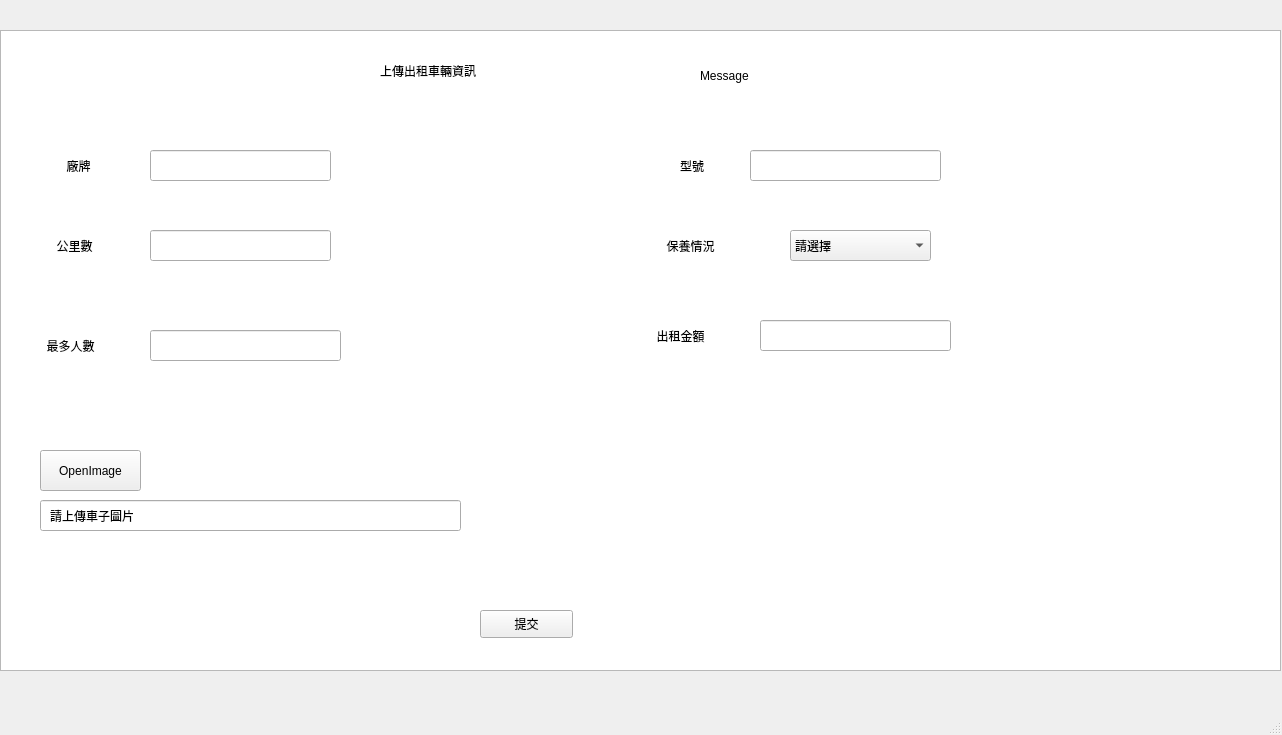
<?xml version="1.0" encoding="UTF-8"?>
<ui version="4.0">
 <class>Test1</class>
 <widget class="QMainWindow" name="Test1">
  <property name="geometry">
   <rect>
    <x>0</x>
    <y>0</y>
    <width>1282</width>
    <height>735</height>
   </rect>
  </property>
  <property name="windowTitle">
   <string>MainWindow</string>
  </property>
  <widget class="QWidget" name="centralwidget">
   <widget class="QLabel" name="Background">
    <property name="geometry">
     <rect>
      <x>-20</x>
      <y>0</y>
      <width>1301</width>
      <height>691</height>
     </rect>
    </property>
    <property name="styleSheet">
     <string notr="true">background-image: url(:/pic/image/background.jpeg);</string>
    </property>
    <property name="text">
     <string/>
    </property>
   </widget>
   <widget class="QLineEdit" name="BrandLine">
    <property name="geometry">
     <rect>
      <x>150</x>
      <y>150</y>
      <width>181</width>
      <height>31</height>
     </rect>
    </property>
   </widget>
   <widget class="QTableWidget" name="tableWidget">
    <property name="geometry">
     <rect>
      <x>0</x>
      <y>30</y>
      <width>1281</width>
      <height>641</height>
     </rect>
    </property>
   </widget>
   <widget class="QLineEdit" name="KmLine">
    <property name="geometry">
     <rect>
      <x>150</x>
      <y>230</y>
      <width>181</width>
      <height>31</height>
     </rect>
    </property>
   </widget>
   <widget class="QPushButton" name="SubmitButton">
    <property name="geometry">
     <rect>
      <x>480</x>
      <y>610</y>
      <width>93</width>
      <height>28</height>
     </rect>
    </property>
    <property name="text">
     <string>提交</string>
    </property>
   </widget>
   <widget class="QLabel" name="message">
    <property name="geometry">
     <rect>
      <x>700</x>
      <y>50</y>
      <width>161</width>
      <height>51</height>
     </rect>
    </property>
    <property name="styleSheet">
     <string notr="true">font: 14pt &quot;Arial&quot;;</string>
    </property>
    <property name="text">
     <string>Message</string>
    </property>
   </widget>
   <widget class="QPushButton" name="submitPicture">
    <property name="geometry">
     <rect>
      <x>40</x>
      <y>450</y>
      <width>101</width>
      <height>41</height>
     </rect>
    </property>
    <property name="text">
     <string>OpenImage</string>
    </property>
   </widget>
   <widget class="QLabel" name="pictureLabel">
    <property name="geometry">
     <rect>
      <x>50</x>
      <y>500</y>
      <width>421</width>
      <height>31</height>
     </rect>
    </property>
    <property name="text">
     <string>請上傳車子圖片</string>
    </property>
   </widget>
   <widget class="QLineEdit" name="lineEdit">
    <property name="geometry">
     <rect>
      <x>40</x>
      <y>500</y>
      <width>421</width>
      <height>31</height>
     </rect>
    </property>
   </widget>
   <widget class="QLineEdit" name="ModelLine">
    <property name="geometry">
     <rect>
      <x>750</x>
      <y>150</y>
      <width>191</width>
      <height>31</height>
     </rect>
    </property>
   </widget>
   <widget class="QLineEdit" name="MaxSeatLine">
    <property name="geometry">
     <rect>
      <x>150</x>
      <y>330</y>
      <width>191</width>
      <height>31</height>
     </rect>
    </property>
   </widget>
   <widget class="QLineEdit" name="RentalPriceLine">
    <property name="geometry">
     <rect>
      <x>760</x>
      <y>320</y>
      <width>191</width>
      <height>31</height>
     </rect>
    </property>
   </widget>
   <widget class="QComboBox" name="comboBox">
    <property name="geometry">
     <rect>
      <x>790</x>
      <y>230</y>
      <width>141</width>
      <height>31</height>
     </rect>
    </property>
    <item>
     <property name="text">
      <string>請選擇</string>
     </property>
    </item>
    <item>
     <property name="text">
      <string>良好</string>
     </property>
    </item>
    <item>
     <property name="text">
      <string>尚可</string>
     </property>
    </item>
    <item>
     <property name="text">
      <string>糟糕</string>
     </property>
    </item>
   </widget>
   <widget class="QLabel" name="label">
    <property name="geometry">
     <rect>
      <x>50</x>
      <y>150</y>
      <width>91</width>
      <height>31</height>
     </rect>
    </property>
    <property name="styleSheet">
     <string notr="true">font: 11pt &quot;Arial&quot;;</string>
    </property>
    <property name="text">
     <string>     廠牌</string>
    </property>
   </widget>
   <widget class="QLabel" name="label_2">
    <property name="geometry">
     <rect>
      <x>40</x>
      <y>230</y>
      <width>91</width>
      <height>31</height>
     </rect>
    </property>
    <property name="styleSheet">
     <string notr="true">font: 11pt &quot;Arial&quot;;</string>
    </property>
    <property name="text">
     <string>     公里數</string>
    </property>
   </widget>
   <widget class="QLabel" name="label_3">
    <property name="geometry">
     <rect>
      <x>30</x>
      <y>330</y>
      <width>111</width>
      <height>31</height>
     </rect>
    </property>
    <property name="styleSheet">
     <string notr="true">font: 11pt &quot;Arial&quot;;</string>
    </property>
    <property name="text">
     <string>     最多人數</string>
    </property>
   </widget>
   <widget class="QLabel" name="label_4">
    <property name="geometry">
     <rect>
      <x>680</x>
      <y>150</y>
      <width>51</width>
      <height>31</height>
     </rect>
    </property>
    <property name="styleSheet">
     <string notr="true">font: 11pt &quot;Arial&quot;;</string>
    </property>
    <property name="text">
     <string>型號</string>
    </property>
   </widget>
   <widget class="QLabel" name="label_5">
    <property name="geometry">
     <rect>
      <x>650</x>
      <y>230</y>
      <width>111</width>
      <height>31</height>
     </rect>
    </property>
    <property name="styleSheet">
     <string notr="true">font: 11pt &quot;Arial&quot;;</string>
    </property>
    <property name="text">
     <string>     保養情況</string>
    </property>
   </widget>
   <widget class="QLabel" name="label_6">
    <property name="geometry">
     <rect>
      <x>640</x>
      <y>320</y>
      <width>111</width>
      <height>31</height>
     </rect>
    </property>
    <property name="styleSheet">
     <string notr="true">font: 11pt &quot;Arial&quot;;</string>
    </property>
    <property name="text">
     <string>     出租金額</string>
    </property>
   </widget>
   <widget class="QLabel" name="label_7">
    <property name="geometry">
     <rect>
      <x>380</x>
      <y>20</y>
      <width>271</width>
      <height>101</height>
     </rect>
    </property>
    <property name="styleSheet">
     <string notr="true">font: 20pt &quot;Arial&quot;;</string>
    </property>
    <property name="text">
     <string>上傳出租車輛資訊</string>
    </property>
   </widget>
   <widget class="QLabel" name="KmError">
    <property name="geometry">
     <rect>
      <x>350</x>
      <y>230</y>
      <width>141</width>
      <height>31</height>
     </rect>
    </property>
    <property name="text">
     <string/>
    </property>
   </widget>
   <widget class="QLabel" name="MaxSeatsError">
    <property name="geometry">
     <rect>
      <x>360</x>
      <y>330</y>
      <width>121</width>
      <height>31</height>
     </rect>
    </property>
    <property name="text">
     <string/>
    </property>
   </widget>
   <widget class="QLabel" name="PriceError">
    <property name="geometry">
     <rect>
      <x>970</x>
      <y>320</y>
      <width>141</width>
      <height>31</height>
     </rect>
    </property>
    <property name="text">
     <string/>
    </property>
   </widget>
   <widget class="QLabel" name="ModelError">
    <property name="geometry">
     <rect>
      <x>970</x>
      <y>150</y>
      <width>141</width>
      <height>31</height>
     </rect>
    </property>
    <property name="text">
     <string/>
    </property>
   </widget>
   <widget class="QLabel" name="BrandError">
    <property name="geometry">
     <rect>
      <x>340</x>
      <y>150</y>
      <width>151</width>
      <height>31</height>
     </rect>
    </property>
    <property name="text">
     <string/>
    </property>
   </widget>
   <widget class="QLabel" name="StatusError">
    <property name="geometry">
     <rect>
      <x>960</x>
      <y>230</y>
      <width>131</width>
      <height>31</height>
     </rect>
    </property>
    <property name="text">
     <string/>
    </property>
   </widget>
   <widget class="QLabel" name="ImageError">
    <property name="geometry">
     <rect>
      <x>160</x>
      <y>450</y>
      <width>101</width>
      <height>41</height>
     </rect>
    </property>
    <property name="text">
     <string/>
    </property>
   </widget>
   <zorder>Background</zorder>
   <zorder>tableWidget</zorder>
   <zorder>lineEdit</zorder>
   <zorder>BrandLine</zorder>
   <zorder>KmLine</zorder>
   <zorder>SubmitButton</zorder>
   <zorder>message</zorder>
   <zorder>submitPicture</zorder>
   <zorder>pictureLabel</zorder>
   <zorder>ModelLine</zorder>
   <zorder>MaxSeatLine</zorder>
   <zorder>RentalPriceLine</zorder>
   <zorder>comboBox</zorder>
   <zorder>label</zorder>
   <zorder>label_2</zorder>
   <zorder>label_3</zorder>
   <zorder>label_4</zorder>
   <zorder>label_5</zorder>
   <zorder>label_6</zorder>
   <zorder>label_7</zorder>
   <zorder>KmError</zorder>
   <zorder>MaxSeatsError</zorder>
   <zorder>PriceError</zorder>
   <zorder>ModelError</zorder>
   <zorder>BrandError</zorder>
   <zorder>StatusError</zorder>
   <zorder>ImageError</zorder>
  </widget>
  <widget class="QMenuBar" name="menubar">
   <property name="geometry">
    <rect>
     <x>0</x>
     <y>0</y>
     <width>1282</width>
     <height>25</height>
    </rect>
   </property>
  </widget>
  <widget class="QStatusBar" name="statusbar"/>
 </widget>
 <resources/>
 <connections/>
</ui>
